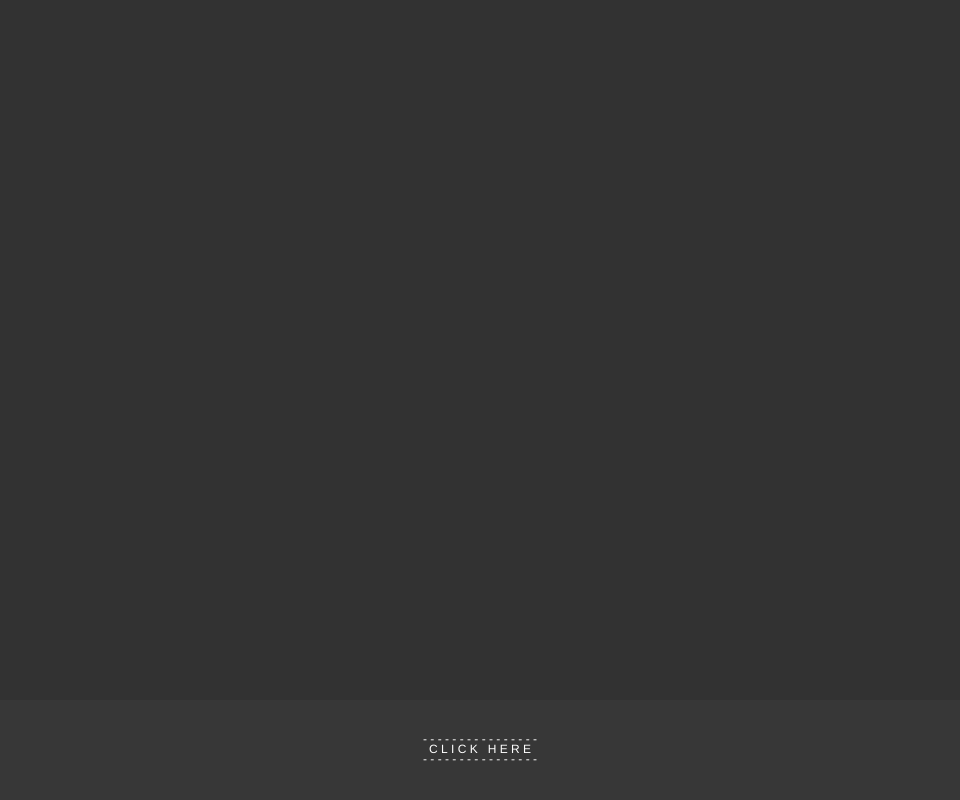
Frame 1 (no input)
Frame 60 (no input): identical to frame 1, image omitted
Frame 120 (the mouse pressed at the canvas centre since frame 60): identical to frame 1, image omitted

The p5.js sketch that drew this single still picture (run headless with seeded random() and noise() and a simulated clock; from frame 60 on, the mouse is pressed at the canvas centre):

// p5.js sketch
// ── sketch.js
var rockets = [];
var explosions = [];

function setup() {
  W = int(windowWidth * 0.8);
  H = int(windowHeight * 0.8);
  createCanvas(W,H);
}

function draw() {
  background(50);
  showForeground();
  for( let rocket of rockets){
    rocket.update();
    rocket.show();
  }
  for( let rocket of rockets){
    if (rocket.counter < 0 || rocket.pos.x < 0 || rocket.pos.x < 0 || rocket.pos.x > width){
      explosions.push(new Explosion(rocket.pos.x,rocket.pos.y,rocket.col));
      rockets.splice(rockets.indexOf(rocket),1);
    }
  }
  for( let expo of explosions){
    expo.update();
    expo.show();
  }
  for( let expo of explosions){
    if (expo.counter < 0){
      explosions.splice(explosions.indexOf(expo),1);
    }
  }
}

class Explosion{
  constructor(_x,_y,_col){
    this.counter = 100;
    this.particles = [];
    let i = 0;
    while (i<100){this.particles.push(new Particles(_x,_y,_col));i++;}
  }
  update(){
    for(let par of this.particles){
      par.update();
      if (par.counter < 0){
        this.particles.splice(this.particles.indexOf(par),1);
      }
    }
    this.counter = this.counter - 1;
  }
  show(){
    for(let par of this.particles){
      par.show();
    }
  }
}

class Particles{
  constructor(_x,_y,_col){
    this.pos = createVector(_x,_y);
    this.vel = createVector(random(-1,1),random(-3,1)).setMag(random(1));
    this.acc = createVector(0,0.001);
    this.col = [];
    for (let c of _col){
      this.col.push(c + random(-10,10));
    }
    this.counter = random(30);
  }
  update(){
    let c = 0;
    while (c<20){
      this.vel.add(this.acc);
      this.vel.mult(0.99);
      this.pos.add(this.vel);
      c++;
    }
    this.counter = this.counter - 1;
  }
  show(){
    push();
    noStroke();
    fill(55);
    ellipse(this.pos.x,this.pos.y,6);
    fill(60);
    ellipse(this.pos.x,this.pos.y,10);
    fill(this.col);
    ellipse(this.pos.x,this.pos.y,2);
    pop();
  }
}

class Rocket{
  constructor(_x,_y){
    this.pos = createVector(_x,_y);
    this.trail = [];
    this.vel = createVector(random(-0.5,0.5),-1);
    this.acc = createVector(0,0);
    this.col = [random(100,255),random(100,255),random(100,255)];
    this.counter = random(80,120);
  }
  update(){
    let c = 0;
    while (c<5){
      this.acc = createVector(random(-0.05,0.05),0);
      this.vel.add(this.acc);
      this.pos.add(this.vel);
      c++;
    }
    this.trail.push(this.pos.copy());
    if(this.trail.length>10){
      this.trail = this.trail.splice(1);
    }
    this.counter = this.counter - 1;
  }
  show(){
    push();
    noStroke();
    let col = 51;
    let dia = 2;
    for (let trail of this.trail){
      fill(col);
      ellipse(trail.x,trail.y,dia);
      dia = dia + 1.5;
      col += 1
    }
    fill(this.col);
    ellipse(this.pos.x,this.pos.y,5);
    pop();
  }
}

function showForeground(){
  push();
  fill(55);
  noStroke();
  rect(0,height-100,width,100);
  fill(255);
  textAlign(CENTER,CENTER);
  text('- - - - - - - - - - - - - - - -',width/2,height-60);
  text('C L I C K   H E R E',width/2,height-50);
  text('- - - - - - - - - - - - - - - -',width/2,height-40);
  pop();
}

function mouseClicked(){
  if (mouseY > height-100){
    rockets.push(new Rocket(mouseX,mouseY));
  }
}

// ── style.css
html, body {
	  margin: 0;
  	padding: 0;
}
canvas {
  	display: block;
    position: absolute;
    top:0;
    bottom: 0;
    left: 0;
	  right: 0;
	  margin:auto;
}
